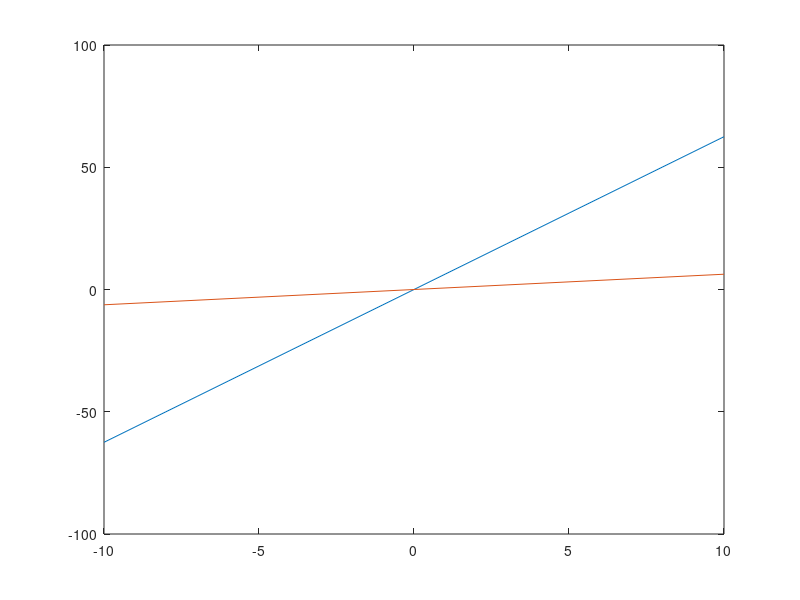

This chart was generated by the following MATLAB code:
clearvars
close all

R1 = 1;
C = 0.25;
R2 = 2;
L = 0.2;
R3 = 10;
alpha = 100;
R4 = 0.1;
Ro = 1000;
Vin = 0;
%define Vin

G = zeros(5);
C_MATRIX = zeros(5);
%unknown V = [N1 N2 N5 IL I3]
G =     [1/R1 -1/R1-1/R2 0 1 0;
        1 0 0 0 0;
        0 0 -1/R4-1/Ro 0 alpha/R4;
        0 1 0 0 -R3;
        0 0 0 -1 -1]
    
C_MATRIX =  [C C 0 0 0;
    0 0 0 0 0;
    0 0 0 0 0;
    0 0 0 L 0;
    0 0 0 0 0]
    
F = [0;Vin;0;0;0];

DC_sweep = -10:10;
DC_sweep_Vo = zeros (1, numel(DC_sweep));
DC_sweep_V3 = zeros (1, numel(DC_sweep));
counter = 1;

for Vin = DC_sweep
F = [0;Vin;0;0;0];
V = G\F;
DC_sweep_Vo(counter) = V(3);
DC_sweep_V3(counter) = V(5)*R3;
counter = counter +1;
end
figure(1)
plot(DC_sweep,DC_sweep_Vo)
hold on
plot(DC_sweep,DC_sweep_V3)
hold off
